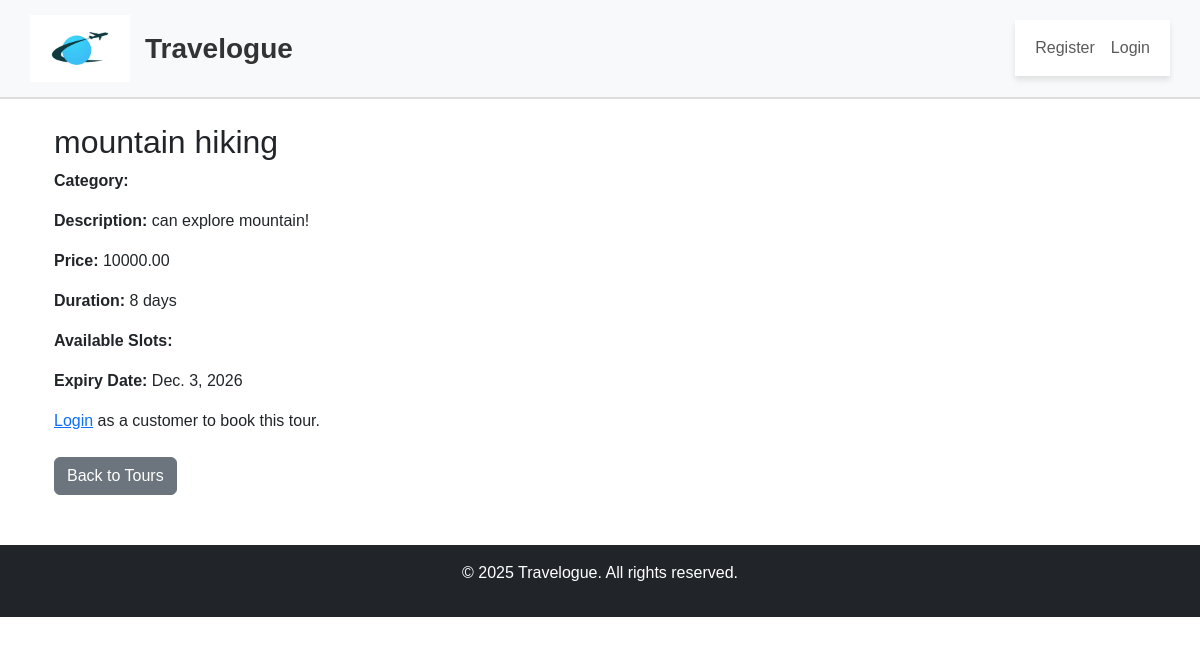
/tours/tour/1/, run on the app's committed database.
### apps/tours/models.py (models this page shows, shortened)
class TourPackage(models.Model):
    vendor = models.ForeignKey(
        CustomUser,
        on_delete=models.CASCADE,
        related_name="vendors_tourpackages",
        limit_choices_to={'user_type': 'vendor'}
    )
    title = models.CharField(max_length=200)
    description = models.TextField()
    price = models.DecimalField(max_digits=10, decimal_places=2)
    currency = models.CharField(max_length=10, default='INR')  # Or use choices if you want
    category = models.CharField(max_length=100, blank=True, null=True)
    available_spots = models.PositiveIntegerField(default=0)
    expiry_date = models.DateField(null=True, blank=True)
    duration = models.PositiveIntegerField(help_text="Duration in days")
    is_active = models.BooleanField(default=True)
    is_approved = models.BooleanField(default=False)
    created_at = models.DateTimeField(auto_now_add=True)

### apps/tours/views.py (the view)
# urls.py: path("tour/<int:tour_id>/", tour_detail, name="tour_detail"),
def tour_detail(request, tour_id):
    tour = get_object_or_404(TourPackage, id=tour_id, is_approved=True)
    return render(request, "tours/tour_detail.html", {"tour": tour})

### apps/tours/templates/tours/tour_detail.html
{% extends "base.html" %}
{% block content %}
<div class="container mt-4">
    <h2>{{ tour.title }}</h2>
    <p><strong>Category:</strong> {{ tour.get_category_display }}</p>
    <p><strong>Description:</strong> {{ tour.description }}</p>
    <p><strong>Price:</strong> {{ tour.get_currency_display }}{{ tour.price }}</p>
    <p><strong>Duration:</strong> {{ tour.duration }} days</p>
    <p><strong>Available Slots:</strong> {{ tour.available_slots }}</p>
    <p><strong>Expiry Date:</strong> {{ tour.expiry_date }}</p>
    {% if user.is_authenticated and user.user_type == 'customer' %}
    <a href="{% url 'bookings:book_tour' tour.id %}" class="btn btn-primary">Book Now</a>
    {% else %}
        <p><a href="{% url 'login' %}">Login</a> as a customer to book this tour.</p>
    {% endif %}
    <a href="{% url 'tours:tour_list' %}" class="btn btn-secondary mt-2">Back to Tours</a>
</div>
{% endblock %}

### static/css/style.css (style rules this page uses)
body { font-family: Arial, sans-serif; }

### data on the page
TourPackage: title "mountain hiking", description "can explore mountain!", price "10000.00", duration "8", expiry_date "Dec. 3, 2026"
